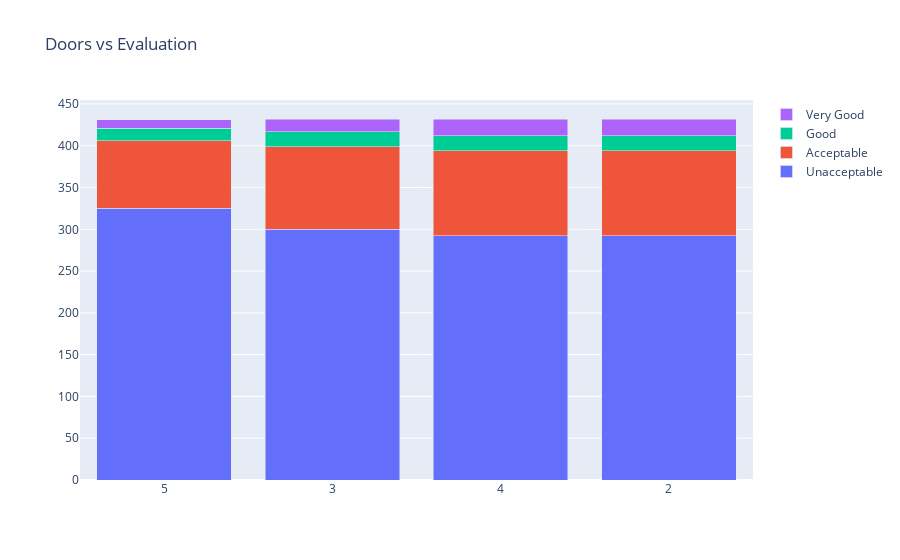

This figure's notebook cell:
### Code cell
data = [
    go.Bar(
        x=a[2].index, # assign x as the dataframe column 'x'
        y=drs['unacc'],
        name='Unacceptable'
    ),
    go.Bar(
        x=a[2].index,
        y=drs['acc'],
        name='Acceptable'
    ),
    go.Bar(
        x=a[2].index,
        y=drs['good'],
        name='Good'
    ),
    go.Bar(
        x=a[2].index,
        y=drs['vgood'],
        name='Very Good'
    )

]

layout = go.Layout(
    barmode='stack',
    title='Doors vs Evaluation'
)

fig = go.Figure(data=data, layout=layout)
py.iplot(fig, filename='cars_donut')

### Figure 1 — Plotly figure (JSON) as saved in the notebook; plotly's stock layout.template omitted (floating-point values rounded to 4 significant figures)
{"data": [{"name": "Unacceptable", "type": "bar", "x": ["5", "3", "4", "2"], "y": [325, 300, 292, 292]}, {"name": "Acceptable", "type": "bar", "x": ["5", "3", "4", "2"], "y": [81, 99, 102, 102]}, {"name": "Good", "type": "bar", "x": ["5", "3", "4", "2"], "y": [15, 18, 18, 18]}, {"name": "Very Good", "type": "bar", "x": ["5", "3", "4", "2"], "y": [10, 15, 20, 20]}], "layout": {"barmode": "stack", "title": {"text": "Doors vs Evaluation"}}}
